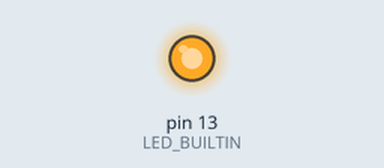
This sketch was run on a simulated Arduino Uno, built for the host (arithmetic inside an expression is 32-bit, double 64-bit). On the bench: output pins drawn as LEDs (lit = HIGH).

Above: at 0.1 s.
Timing chart, 0 to 1.6 s (numbered marks = the images above):
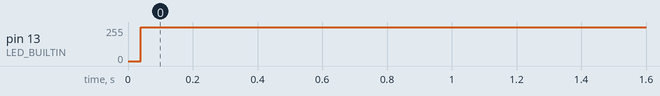

Measured:
- by itself, pin 13 (LED_BUILTIN): 0/255 → 253/255 at 0.04 s

The sketch:

mult.ino
```cpp
#include <stdio.h>

volatile int a = 0xa1a2;
volatile int b = 0xb1b2;


void setup() {
  // put your setup code here, to run once:
  // initialize digital pin LED_BUILTIN as an output.
  pinMode(LED_BUILTIN, OUTPUT);
}
void loop(){
  int randNumber1, randNumber2;
  randomSeed(0);
  noInterrupts();
  digitalWrite(LED_BUILTIN, LOW);
  digitalWrite(LED_BUILTIN, HIGH);   // Trigger with LED
  asm(
    "jmp __main \n"
    );
  asm(
    "__Noops: \n"
    "nop \n"
    "nop \n"
    "nop \n"
    "ret \n"
    );
  asm volatile(
    "__Add:  \n"
    "add %0, %1 \n"
    "add %0, %1 \n"
    "add %0, %1 \n"
    "ret \n"
    : "=d" (a): "d" (b)
  );
  asm volatile(
    "__Mult: \n"
    "muls %0, %1 \n"
    "muls %0, %1 \n"
    "muls %0, %1 \n"
    "ret \n"
    : "=d" (a): "d" (b)
    );
  asm(
    "__Mov: \n"
    "mov %0, %1 \n"
    "mov %0, %1 \n"
    "mov %0, %1 \n"
    "ret \n"
    : "=d" (a): "d" (b)
    );
  asm(
    "__LDST: \n"
    "ldi %0, %1 \n"
    "ldi %0, %1 \n"
    "ldi %0, %1 \n"
    "ret \n"
    :"=d" (a) : "M" (42): "r26", "r27"
    );
  asm(
    "__main:  \n"
    "muls %0, %1 \n"
    "muls %0, %1 \n"
    "muls %0, %1 \n"
    "call __Noops  \n"
    "nop \n"
    "nop \n"
    "nop \n"
    "nop \n"
    "nop \n"
    "nop \n"
    "nop \n"
    "nop \n"
    "nop \n"
    "nop \n"
    "nop \n"
    "nop \n"
    "nop \n"
    "nop \n"
    "nop \n"
    "nop \n"
    "nop \n"
    "nop \n"
    "nop \n"
    "nop \n"
    "muls %0, %1 \n"
    "muls %0, %1 \n"
    "muls %0, %1 \n"
    "call __Add  \n"
    "nop \n"
    "nop \n"
    "nop \n"
    "nop \n"
    "nop \n"
    "nop \n"
    "nop \n"
    "nop \n"
    "nop \n"
    "nop \n"
    "nop \n"
    "nop \n"
    "nop \n"
    "nop \n"
    "nop \n"
    "nop \n"
    "nop \n"
    "nop \n"
    "nop \n"
    "nop \n"
    "muls %0, %1 \n"
    "muls %0, %1 \n"
    "muls %0, %1 \n"
    "call __Mult  \n"
    "nop \n"
    "nop \n"
    "nop \n"
    "nop \n"
    "nop \n"
    "nop \n"
    "nop \n"
    "nop \n"
    "nop \n"
    "nop \n"
    "nop \n"
    "nop \n"
    "nop \n"
    "nop \n"
    "nop \n"
    "nop \n"
    "nop \n"
    "nop \n"
    "nop \n"
    "nop \n"
    "muls %0, %1 \n"
    "muls %0, %1 \n"
    "muls %0, %1 \n"
    "call __Mov \n"
    "nop \n"
    "nop \n"
    "nop \n"
    "nop \n"
    "nop \n"
    "nop \n"
    "nop \n"
    "nop \n"
    "nop \n"
    "nop \n"
    "nop \n"
    "nop \n"
    "nop \n"
    "nop \n"
    "nop \n"
    "nop \n"
    "nop \n"
    "nop \n"
    "nop \n"
    "nop \n"
    "muls %0, %1 \n"
    "muls %0, %1 \n"
    "muls %0, %1 \n"
    "call __LDST \n"
    "nop \n"
    "nop \n"
    "nop \n"
    "nop \n"
    "nop \n"
    "nop \n"
    "nop \n"
    "nop \n"
    "nop \n"
    "nop \n"
    "nop \n"
    "nop \n"
    "nop \n"
    "nop \n"
    "nop \n"
    "nop \n"
    "nop \n"
    "nop \n"
    "nop \n"
    "nop \n"
    "nop \n"
    "nop \n"
    "nop \n"
    : "=d" (a): "d" (b)
  );
  interrupts();
}
```
